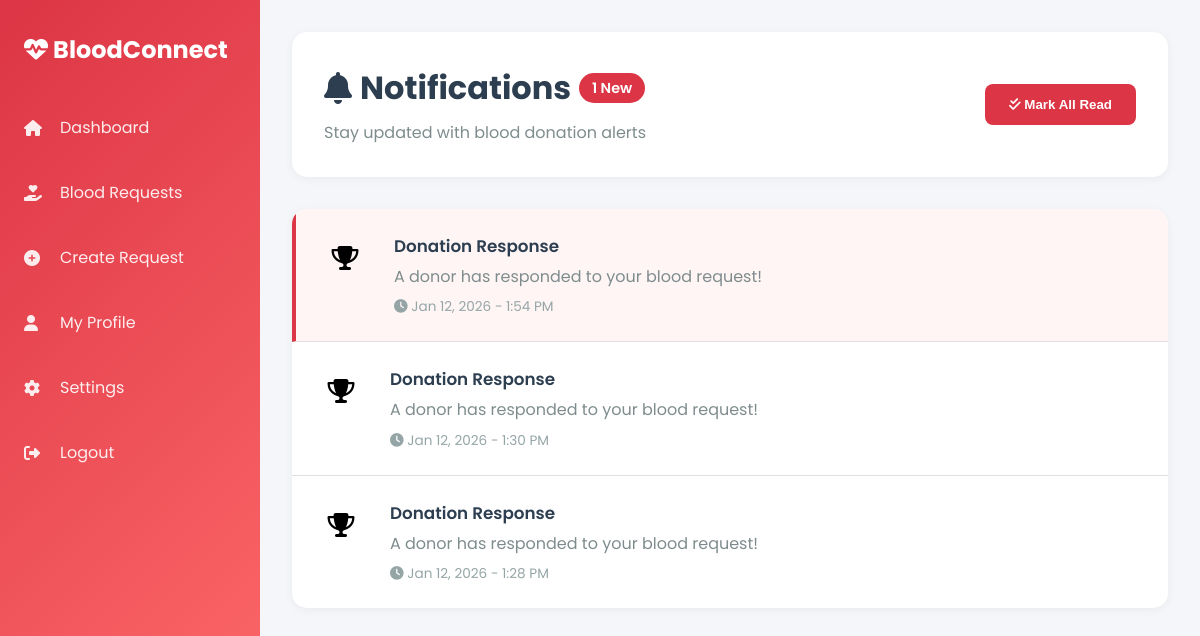
/notifications.php (signed in), run on the app's committed database.
### tables this page shows
CREATE TABLE `notifications` (
  `id` int(10) UNSIGNED NOT NULL,
  `user_id` int(10) UNSIGNED NOT NULL,
  `type` enum('request','response','reminder','system','achievement') NOT NULL,
  `title` varchar(255) NOT NULL,
  `message` text NOT NULL,
  `request_id` int(10) UNSIGNED DEFAULT NULL,
  `donor_id` int(10) UNSIGNED DEFAULT NULL,
  `is_read` tinyint(1) DEFAULT 0,
  `read_at` timestamp NULL DEFAULT NULL,
  `created_at` timestamp NOT NULL DEFAULT current_timestamp()
);

### notifications.php (the view, shortened to what this page needs)
<?php
require_once 'config/database.php';
$userId = $_SESSION['user_id'];
$stmt = $conn->prepare("
    SELECT * FROM notifications
    WHERE user_id = ?
    ORDER BY created_at DESC
    LIMIT 50
");
$stmt->bind_param("i", $userId);
$stmt->execute();
$notifications = $stmt->get_result()->fetch_all(MYSQLI_ASSOC);
$unreadCount = 0;
foreach ($notifications as $notif) {
    if (!$notif['is_read']) $unreadCount++;
}
?>
<!DOCTYPE html>
<html lang="en">
<head>
    <link rel="stylesheet" href="https://cdnjs.cloudflare.com/ajax/libs/font-awesome/6.4.0/css/all.min.css">
</head>
<body>
    <aside class="sidebar">
        <div class="sidebar-logo">
            <h2><i class="fas fa-heartbeat"></i> BloodConnect</h2>
        </div>
        <ul class="sidebar-menu">
            <li><a href="dashboard.php"><i class="fas fa-home"></i> Dashboard</a></li>
            <li><a href="blood-requests.php"><i class="fas fa-hand-holding-heart"></i> Blood Requests</a></li>
            <li><a href="create-request.php"><i class="fas fa-plus-circle"></i> Create Request</a></li>
            <li><a href="profile.php"><i class="fas fa-user"></i> My Profile</a></li>
            <li><a href="settings.php"><i class="fas fa-cog"></i> Settings</a></li>
            <li><a href="logout.php"><i class="fas fa-sign-out-alt"></i> Logout</a></li>
        </ul>
    </aside>
    <div class="main-content">
        <div class="page-header">
            <div>
                <h1>
                    <i class="fas fa-bell"></i> Notifications
                    <?php if ($unreadCount > 0): ?>
                        <span class="unread-badge"><?php echo $unreadCount; ?> New</span>
                    <?php endif; ?>
                </h1>
                <p style="color: #7f8c8d; margin-top: 0.5rem;">Stay updated with blood donation alerts</p>
            </div>
            <?php if ($unreadCount > 0): ?>
                <button class="mark-all-read" onclick="markAllRead()">
                    <i class="fas fa-check-double"></i> Mark All Read
                </button>
            <?php endif; ?>
        </div>
        <div class="notifications-container">
            <?php if (empty($notifications)): ?>
                <div class="no-notifications">
                    <i class="fas fa-bell-slash"></i>
                    <h3>No Notifications Yet</h3>
                    <p>We'll notify you when there are urgent blood requests or important updates</p>
                </div>
            <?php else: ?>
                <?php foreach ($notifications as $notif): ?>
                    <div class="notification-item <?php echo !$notif['is_read'] ? 'unread' : ''; ?>"
                         onclick="markAsRead(<?php echo $notif['id']; ?>)">
                        <div class="notification-icon <?php echo strtolower($notif['type']); ?>">
                            <i class="fas fa-<?php
                                echo $notif['type'] === 'request' ? 'hand-holding-heart' :
                                     ($notif['type'] === 'system' ? 'info-circle' : 'trophy');
                            ?>"></i>
                        </div>
                        <div class="notification-content">
                            <div class="notification-title"><?php echo htmlspecialchars($notif['title']); ?></div>
                            <div class="notification-message"><?php echo htmlspecialchars($notif['message']); ?></div>
                            <div class="notification-time">
                                <i class="fas fa-clock"></i>
                                <?php echo date('M d, Y - g:i A', strtotime($notif['created_at'])); ?>
                            </div>
                        </div>
                    </div>
                <?php endforeach; ?>
            <?php endif; ?>
        </div>
    </div>
</body>
</html>

### notifications.php (style rules this page uses)
* { margin: 0; padding: 0; box-sizing: border-box; }
:root { --primary-color: #dc3545; --sidebar-width: 260px; }
body { font-family: 'Poppins', sans-serif; background: #f5f6fa; }
.sidebar { position: fixed; left: 0; top: 0; bottom: 0; width: var(--sidebar-width); background: linear-gradient(135deg, #dc3545 0%, #ff6b6b 100%); padding: 2rem 0; color: white; z-index: 1000; }
.sidebar-logo { padding: 0 1.5rem; margin-bottom: 2rem; }
.sidebar-logo h2 { font-size: 1.5rem; }
.sidebar-menu { list-style: none; }
.sidebar-menu li { margin-bottom: 0.5rem; }
.sidebar-menu a { display: flex; align-items: center; gap: 1rem; padding: 1rem 1.5rem; color: rgba(255, 255, 255, 0.9); text-decoration: none; transition: all 0.3s; }
.sidebar-menu i { width: 20px; }
.main-content { margin-left: var(--sidebar-width); padding: 2rem; }
.page-header { background: white; padding: 2rem; border-radius: 15px; box-shadow: 0 2px 10px rgba(0,0,0,0.05); margin-bottom: 2rem; display: flex; justify-content: space-between; align-items: center; }
.page-header h1 { color: #2c3e50; display: flex; align-items: center; gap: 0.5rem; }
.unread-badge { background: var(--primary-color); color: white; padding: 0.3rem 0.8rem; border-radius: 20px; font-size: 0.9rem; font-weight: 600; }
.mark-all-read { padding: 0.8rem 1.5rem; background: var(--primary-color); color: white; border: none; border-radius: 8px; cursor: pointer; font-weight: 600; transition: all 0.3s; }
.notifications-container { background: white; border-radius: 15px; box-shadow: 0 2px 10px rgba(0,0,0,0.05); overflow: hidden; }
.notification-item { padding: 1.5rem; border-bottom: 1px solid #e0e0e0; display: flex; gap: 1.5rem; align-items: start; transition: all 0.3s; cursor: pointer; }
.notification-item.unread { background: #fff5f5; border-left: 4px solid var(--primary-color); }
.notification-item:last-child { border-bottom: none; }
.notification-icon { width: 50px; height: 50px; border-radius: 50%; display: flex; align-items: center; justify-content: center; font-size: 1.5rem; flex-shrink: 0; }
.notification-content { flex: 1; }
.notification-title { font-weight: 600; color: #2c3e50; margin-bottom: 0.3rem; font-size: 1.05rem; }
.notification-message { color: #7f8c8d; line-height: 1.6; margin-bottom: 0.5rem; }
.notification-time { font-size: 0.85rem; color: #95a5a6; }

### data on the page
notifications: title "Donation Response", message "A donor has responded to your blood request!", created_at "Jan 12, 2026 - 1:54 PM"
notifications: title "Donation Response", message "A donor has responded to your blood request!", created_at "Jan 12, 2026 - 1:30 PM"
notifications: title "Donation Response", message "A donor has responded to your blood request!", created_at "Jan 12, 2026 - 1:28 PM"

### other printed values
$unreadCount "1"
